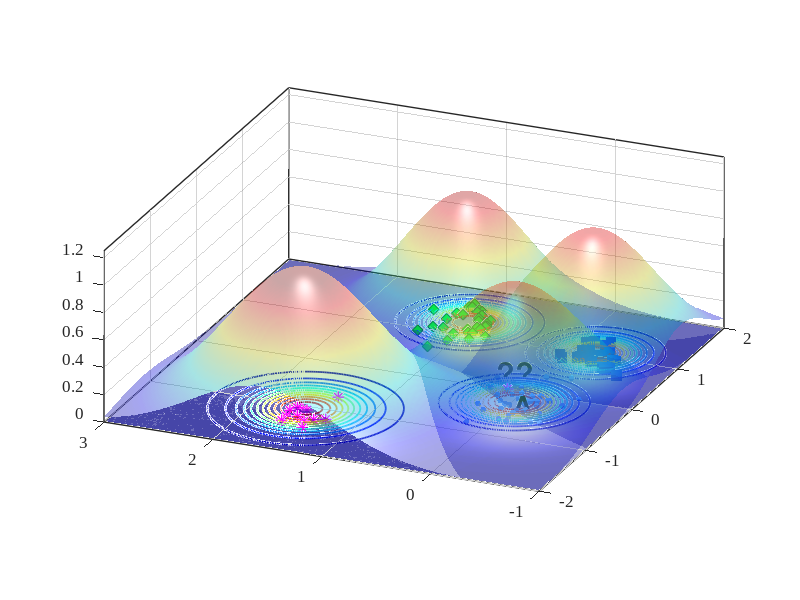

MATLAB code for this plot:
%% Reproduce EVM-style demo figure (no toolboxes)
clear; close all; clc; rng(7);

% ---------- 1) 合成四类二维数据 ----------
% 类中心（大致对应图中位置）
C_star  = [-1.15  1.55];   % 红色星
C_diam  = [ 1.25  1.05];   % 绿色菱形
C_square= [ 1.05 -0.20];   % 蓝色方块
C_dot   = [-0.20  0.00];   % 蓝色小点（被 A 标注影响的那簇）

% 协方差（控制每簇形状）
S = @(sx,sy,rho)[sx^2 rho*sx*sy; rho*sx*sy sy^2];
Sig_star   = S(0.18,0.20, 0.05);
Sig_diam   = S(0.22,0.18,-0.10);
Sig_square = S(0.20,0.16, 0.05);
Sig_dot    = S(0.25,0.18, 0.00);

% 从高斯采样（不用 mvnrnd）
sample = @(N,mu,SIG) (randn(N,2)*chol(SIG,'lower') + mu);

X_star   = sample(12,C_star,   Sig_star);
X_diam   = sample(30,C_diam,   Sig_diam);
X_square = sample(28,C_square, Sig_square);
X_dot    = sample(45,C_dot,    Sig_dot);

% 加一个“离群星”靠近 A（见原图左中）
X_star = [X_star; 0.02 0.15];

% ---------- 2) 底面散点与样式 ----------
figure('Color','w','Position',[100,100,800,600]);
hold on; box on; grid on;
z0 = 0; % 所有散点都放在 z=0 的平面

scatter3(X_dot(:,1),   X_dot(:,2),   z0+zeros(size(X_dot,1),1),   18, [0.35 0.60 1.00], 'filled');  % 蓝色小点
scatter3(X_diam(:,1),  X_diam(:,2),  z0+zeros(size(X_diam,1),1),  60, 'g', 'd', 'filled', 'MarkerEdgeColor',[0 0.45 0]); % 绿菱形
scatter3(X_square(:,1),X_square(:,2),z0+zeros(size(X_square,1),1),60, [0 0.25 0.85], 's', 'filled'); % 蓝方块
scatter3(X_star(:,1),  X_star(:,2),  z0+zeros(size(X_star,1),1),  70, [1 0 1], '*', 'LineWidth',1.0); % 洋红星

% ---------- 3) ψ-model 等值环（彩色同心） ----------
% 采用带形状参的径向函数 psi(r) = exp(-(r/s)^t)
psi = @(X,Y,cx,cy,s,t) exp( - ( sqrt((X-cx).^2 + (Y-cy).^2) ./ s ).^t );

% 选几处“极端向量/代表点”（包含 A 所在）
EV = [ -0.23 -0.02 ;   % A 对应蓝点极端向量
        1.06 -0.22 ;   % 蓝方块
        1.28  1.03 ;   % 绿菱形
       -1.05  1.55 ];  % 红星
scale = [0.42, 0.36, 0.40, 0.48];   % 各自 scale
shape = [2.6,  2.2,  2.4,  2.0];    % 各自 shape

% 网格
[xg,yg] = meshgrid(linspace(-3,3,400));
colormap(jet); caxis([0 1]);

% 等高线层级（红到蓝：高到低）
levels = linspace(1.0,0.05,12);

for k = 1:size(EV,1)
    Z = psi(xg,yg,EV(k,1),EV(k,2),scale(k),shape(k));
    [~, h] = contour(xg,yg,Z,levels);    % 直接画在底面，保持颜色映射
    set(h,'LineWidth',1.25);

    % 将等高线明确压到 z=0（兼容不同 MATLAB 版本）
    ch = get(h,'Children');
    for ic = 1:numel(ch)
        zd = get(ch(ic),'ZData');
        if ~isempty(zd)
            set(ch(ic),'ZData',zeros(size(zd))); % 强制贴在 z=0
        end
    end
end

% 标出 A 与问号
text(-0.34,-0.06,0.02,'A','FontWeight','bold','FontSize',20,'Color','k');
text( 0.25, 0.35,0.03,'??','FontWeight','bold','FontSize',22,'Color','k');
text( 2.90,-0.05,0.03,'?','FontWeight','bold','FontSize',22,'Color','k');

% ---------- 4) 上方半透明“钟形面”（表示类支持/概率） ----------
% 用四个高斯穹顶，中心与各簇一致
gauss2 = @(X,Y,cx,cy,s) exp(-((X-cx).^2 + (Y-cy).^2)/(2*s^2));
tops  = {C_star, C_diam, C_square, C_dot};
sigT  = [0.65 0.55 0.55 0.60];
amp   = [1.05 0.95 0.90 0.85];

for i=1:4
    Zt = amp(i) * gauss2(xg,yg,tops{i}(1),tops{i}(2),sigT(i));
    s1 = surf(xg,yg,Zt, 'EdgeColor','none', 'FaceAlpha',0.35);
end
shading interp; camlight headlight; lighting gouraud;

% ---------- 5) 轴、视角与观感 ----------
xlim([-2 2]); ylim([-1 3]); zlim([0 1.25]); view(-67,22);
axis vis3d; daspect([1 1 0.8]);
set(gca,'FontName','Times New Roman','FontSize',12,'LineWidth',1);
% xlabel('x'); ylabel('y'); zlabel('score / \psi');

% 网格和背景风格
grid on; set(gca,'GridAlpha',0.2,'MinorGridAlpha',0.15);
